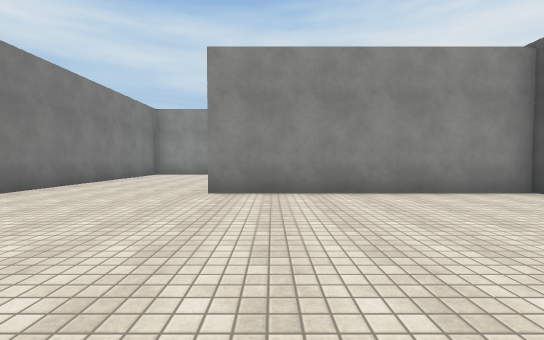
view 1 (above)

23 first-person views from a walk through a 3-D level made in the Unity game engine. The camera is 1.3 m above the floor, tilts 2° down and sees 90° across. The floor is counted in squares, 2 m on a side. Each view is taken from the middle of a square. On the plan, view 1 faces up. The plan holds only what a view shows up to about 9 squares ahead; the rest is blank. The place goes on beyond the plan. The player is left out. Surface patterns are stand-ins for the level's own textures.

view 2
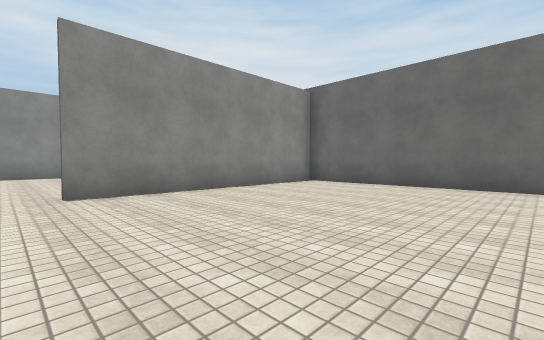

view 3
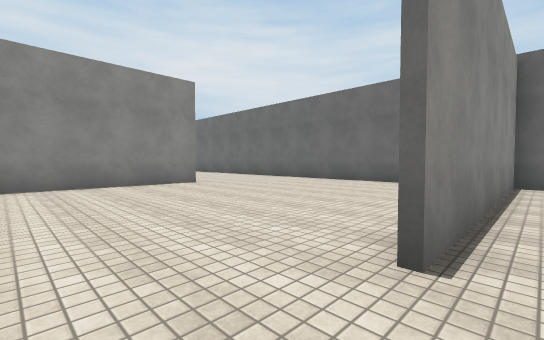

view 4
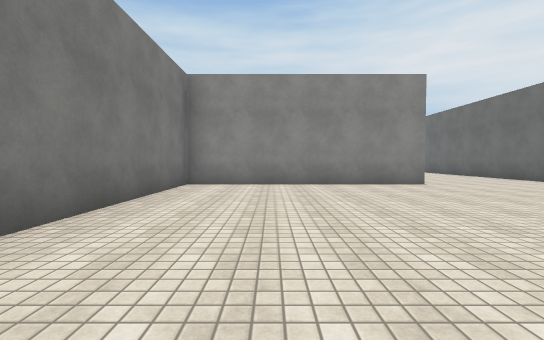

view 5
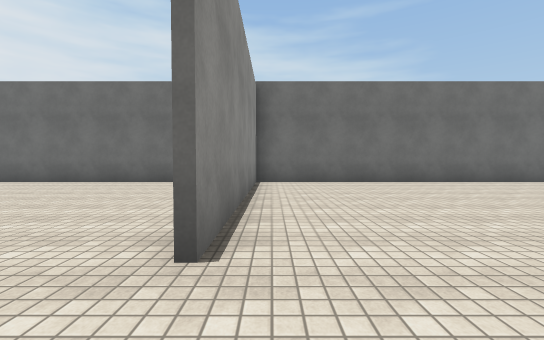

view 6
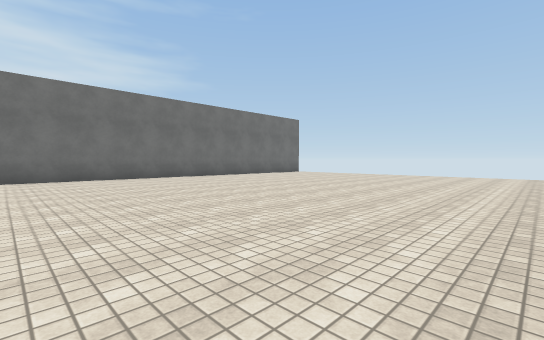

view 7
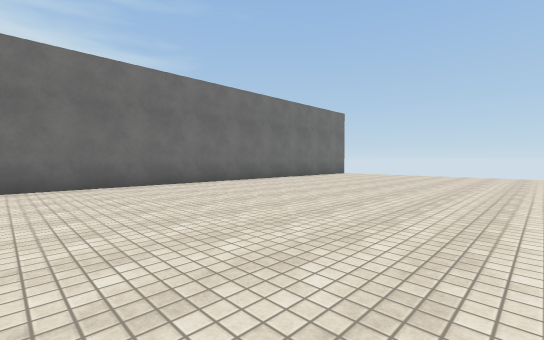

view 8
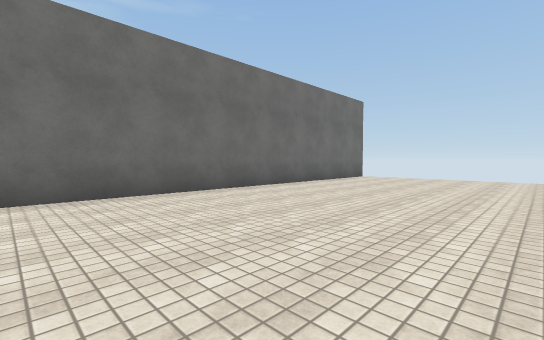

view 9
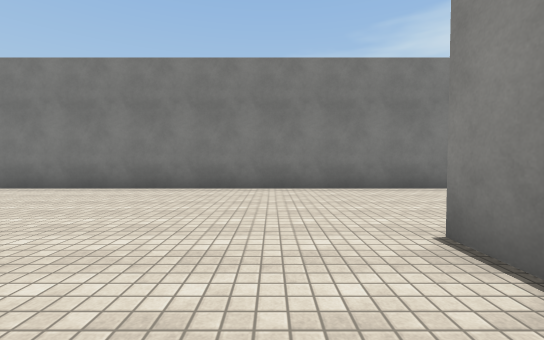

view 10
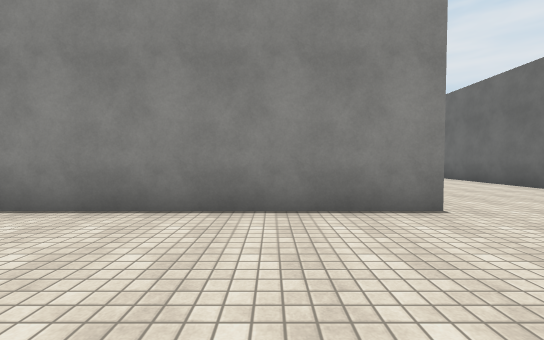

view 11
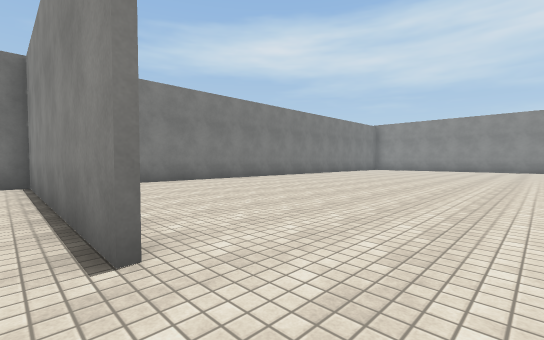

view 12
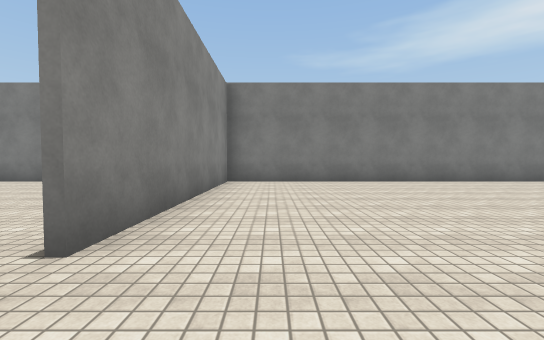

view 13
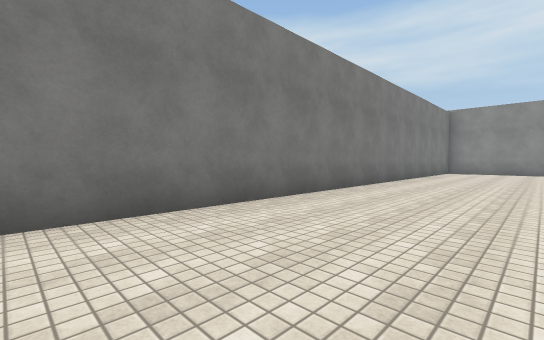

view 14
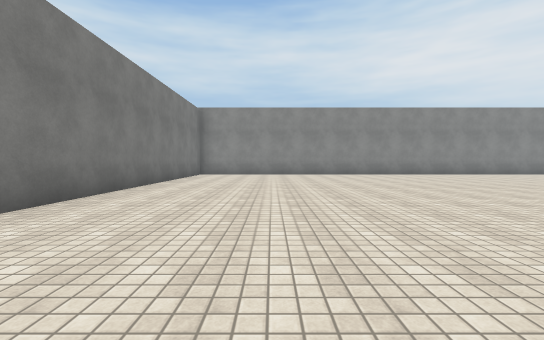

view 15
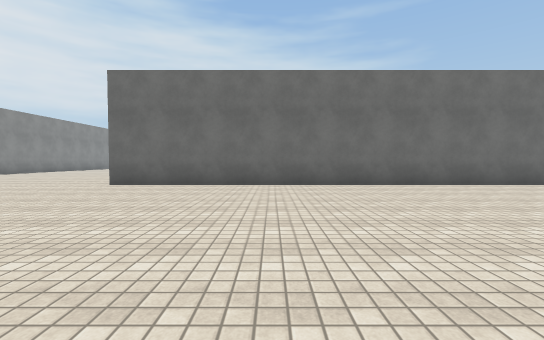

view 16
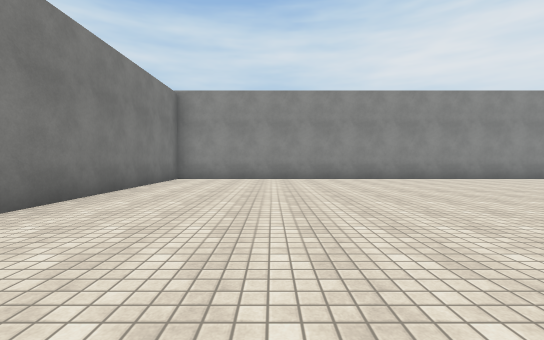

view 17
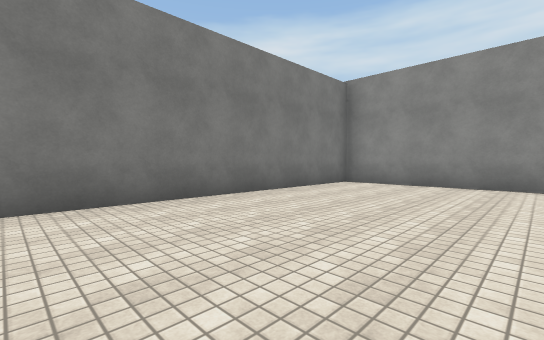

view 18
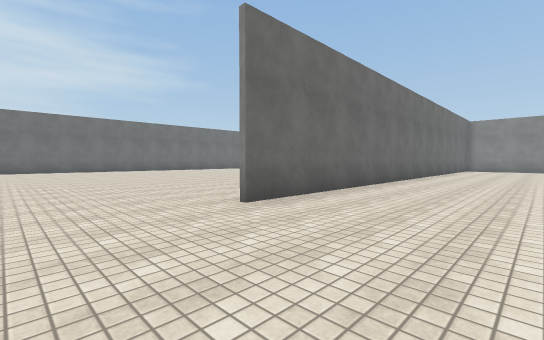

view 19
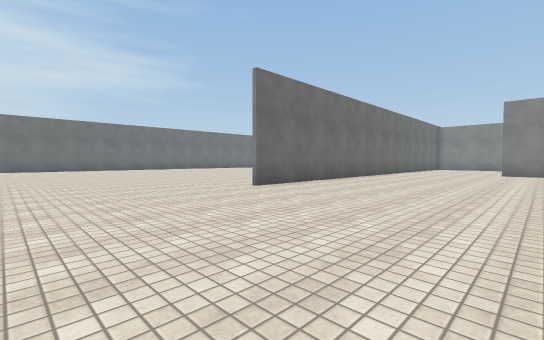

view 20
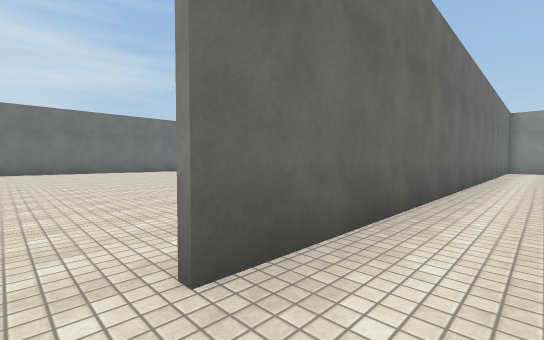

view 21
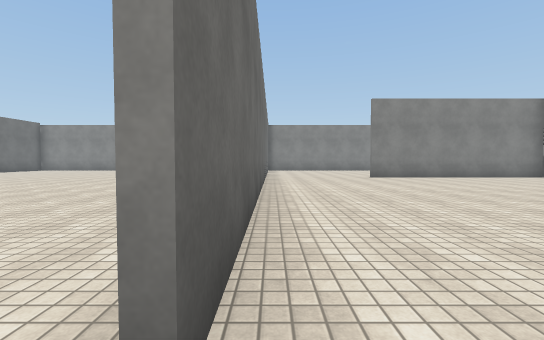

view 22
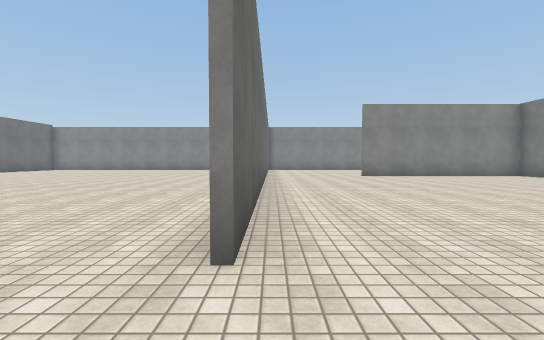

view 23
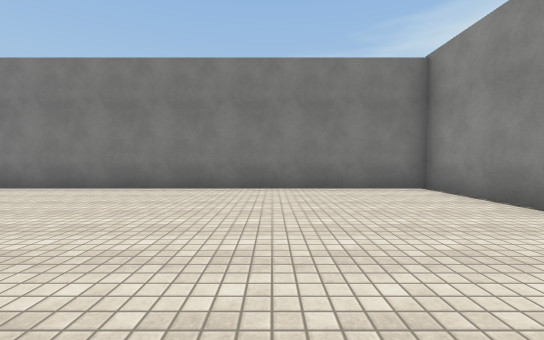

### Floor plan
Points are (right, up) in squares from view 1. A wall is a line through its corners. A room is listed if a view was taken in it or the views show most of it. See-through windows are left out.
Room 1 (views 1, 2, 3, 4, 5, 6, 7, 8, 9, 10, 11)
walls: (5.2, 8) (5.2, 11.5); (1.2, 12.5) (-5.4, 12.5); (5.2, -3.5) (5.2, 5.5) (-1.4, 5.5); (-5.3, 13.1) (-5.3, -2.4)
ways out: opening at (3, 12.3) to room 2
Room 2 (views 12, 13, 14, 15, 16, 17, 18, 19, 20, 21, 22, 23)
walls: (5.2, 11.5) (5.2, 22.4); (-5.2, 12.6) (1.2, 12.6); (-5.3, 30.5) (-5.3, 13.1)
ways out: opening at (3, 12.3) to room 1

Where each view was taken, in squares from view 1:
view 1: 0 up, 0 right, facing up
view 2: 0 up, 2 left, facing up-right
view 3: 5 up, 3 left, facing up-right
view 4: 5 up, 3 left, facing up
view 5: 5 up, 3 left, facing right
view 6: 4 up, 5 left, facing down-right
view 7: 4 up, 2 left, facing down-right
view 8: 2 up, 0 right, facing down-right
view 9: 4 up, 1 right, facing left
view 10: 9 up, 1 left, facing up
view 11: 12 up, 3 right, facing up-left
view 12: 14 up, 3 right, facing left
view 13: 15 up, 2 left, facing up-left
view 14: 18 up, 2 left, facing up
view 15: 18 up, 2 left, facing right
view 16: 21 up, 2 left, facing up
view 17: 23 up, 1 left, facing up-left
view 18: 25 up, 2 right, facing down-right
view 19: 27 up, 0 right, facing down-right
view 20: 23 up, 4 right, facing down-right
view 21: 23 up, 5 right, facing down
view 22: 24 up, 5 right, facing down
view 23: 27 up, 1 right, facing left
